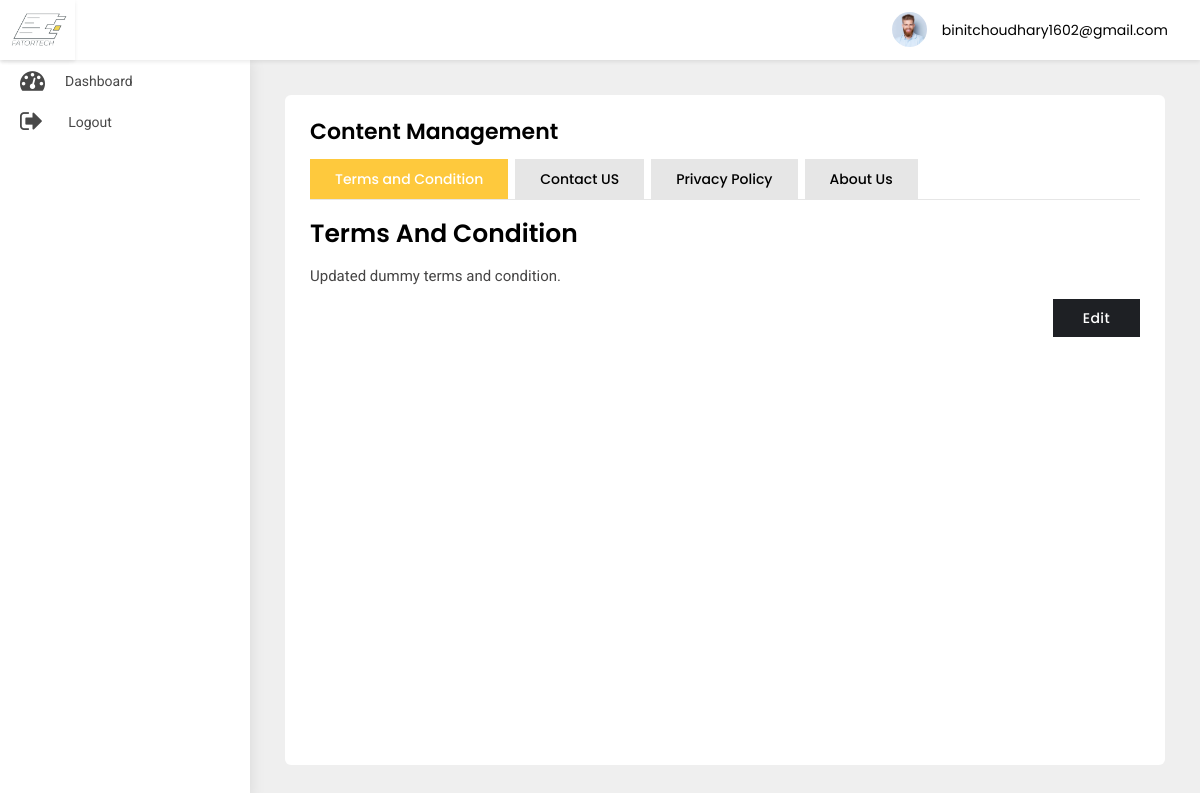
The app's page /adminpanel/static-content/ (signed in), older data.
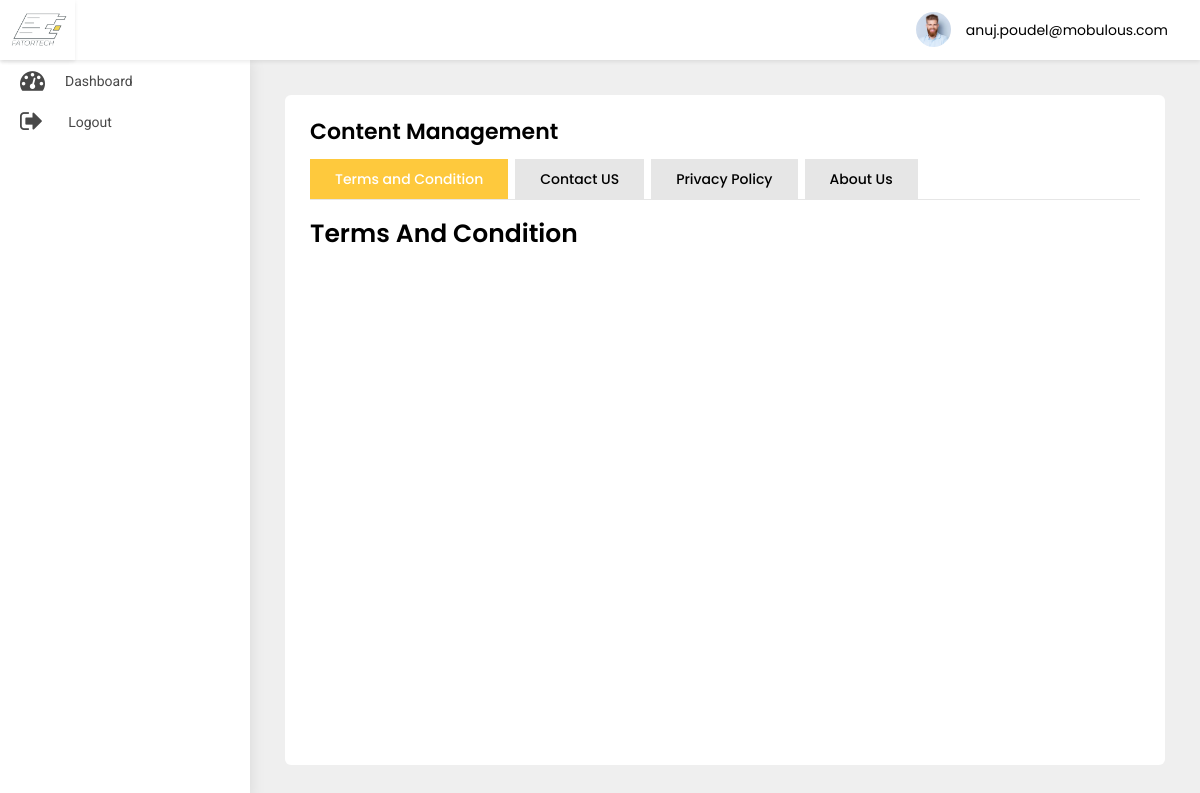
The same page, newer data.
### src/models.py (models this page shows)
class User(AbstractBaseUser, PermissionsMixin):
    first_name = models.CharField(default='first name', max_length=100)
    last_name = models.CharField(default='', max_length=100, null=True, blank=True)
    email = models.CharField(default='', max_length=255, unique=True)
    country_code = models.CharField(default='+91', max_length=10)
    phone_number = models.CharField(default='', max_length=18)
    profile_pic = models.ImageField(default='default_profile.png', null=True, blank=True)
    device_token = models.CharField(default='', max_length=500, null=True, blank=True)
    password = models.CharField(default='', max_length=100)
    confirm_password = models.CharField(default='', max_length=100)
    is_merchant = models.BooleanField(default=False)
    is_subadmin = models.BooleanField(default=False)
    created_at = models.DateTimeField(auto_now_add=True)
    is_active = models.BooleanField(default=True)
    is_staff = models.BooleanField(default=False)
    can_manage_merchant = models.BooleanField(default=False)
    can_manage_category = models.BooleanField(default=False)
    can_manage_branch = models.BooleanField(default=False)
    can_manage_receipts = models.BooleanField(default=False)
    can_manage_dashboard = models.BooleanField(default=False)
    objects = UserManager()
    USERNAME_FIELD = 'email'
    class Meta:
        ordering = ('-created_at',)

class TermsAndCondition(models.Model):
    conditions = models.TextField()
    conditions_in_arabic = models.TextField()

### adminpanel/views.py (the view)
# urls.py: path('static-content/', TermsAndConditionView.as_view(), name='static-content'),
class TermsAndConditionView(LoginRequiredMixin, ListView):
    model = TermsAndCondition
    template_name = 'content-management.html'
    context_object_name = 'term_condition'
    login_url = 'adminpanel:login'
    def get_context_data(self, **kwargs):
        context = super().get_context_data(**kwargs)
        context['contactus'] = ContactUs.objects.all()
        context['privacypolicy'] = PrivacyPolicy.objects.all()
        context['termsandcondition'] = TermsAndCondition.objects.all()
        context['aboutus'] = AboutUs.objects.all()
        return context

### adminpanel/templates/content-management.html (shortened to what this page needs)
{% extends 'base-ereceipt.html' %}
{% block body%}
<div class="WrapperArea">
    <div class="WrapperBox">
        <div class="Small-Wrapper Small-Wrapper2">
            <h4 class="Title">Content Management</h4>
            <div class="HelpArea">
                <ul class="nav nav-tabs">
                    <li class="active"><a data-toggle="tab" href="#tnc">Terms and Condition</a></li>
                    <li><a data-toggle="tab" href="#Contact">Contact US</a></li>
                    <li><a data-toggle="tab" href="#policy">Privacy Policy</a></li>
                    <li><a data-toggle="tab" href="#about">About Us</a></li>
                </ul>
                <div class="tab-content">
                    <div id="tnc" class="tab-pane fade in active">
                        <div class="HelpContent">
                            <h3>Terms and Condition </h3>
                            {% for object in term_condition %}
                            <p>{{object.conditions|safe}}</p>
                            <a class="Edit editMainBtn"
                               href="{% url 'adminpanel:update-terms-and-condition' object.id%}">Edit</a>
                            {% endfor %}
                        </div>
                    </div>
                </div>
            </div>
        </div>
    </div>
</div>
{% endblock body %}

### adminpanel/templates/base-ereceipt.html (shortened to what the changed rows need)
{% load static %}
<head>
    <link rel="stylesheet" type="text/css" href="{% static 'adminpanel/css/select2.min.min.css' %}">
    <link type="text/css" rel="stylesheet" href="{% static 'adminpanel/css/style.css' %}">
    <link rel="stylesheet" href="{% static 'adminpanel/css/media.css' %}">
</head>
<body>
<div class="Header">
    <div class="Navigation">
        {% if user.is_authenticated %}
        <div class="Avater">
            <a href="javascript:void(0);">
                <figure><img src="{% static 'adminpanel/images/profile.jpg' %}"></figure>
                {{user}} </a>
        </div>
        {% endif %}
    </div>
</div>
{% block body %}
{% endblock body %}
</body>
</html>

Row changes from the older to the newer data that the page shows:
removed TermsAndCondition: conditions "Updated dummy terms and condition."
changed User: email "binitchoudhary1602@gmail.com" → "anuj.poudel@mobulous.com"
